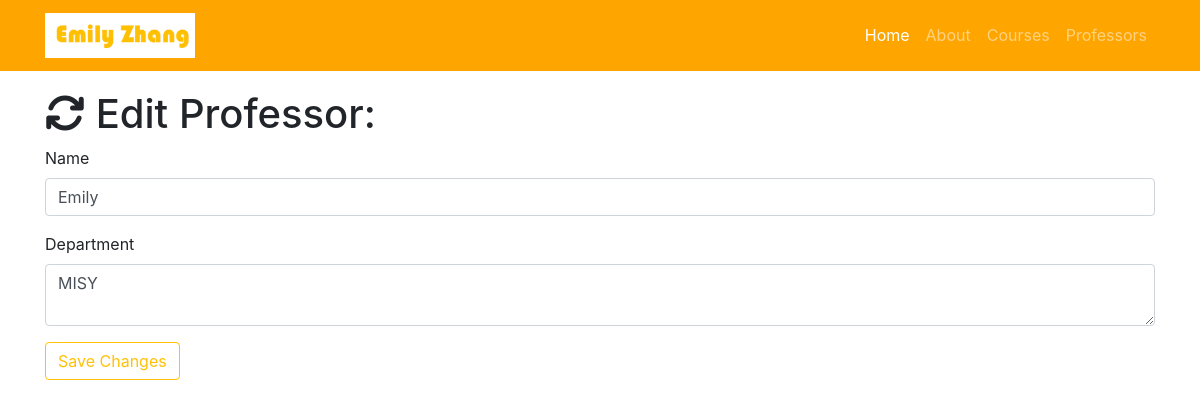
The app's page /professor/edit/3, older data.
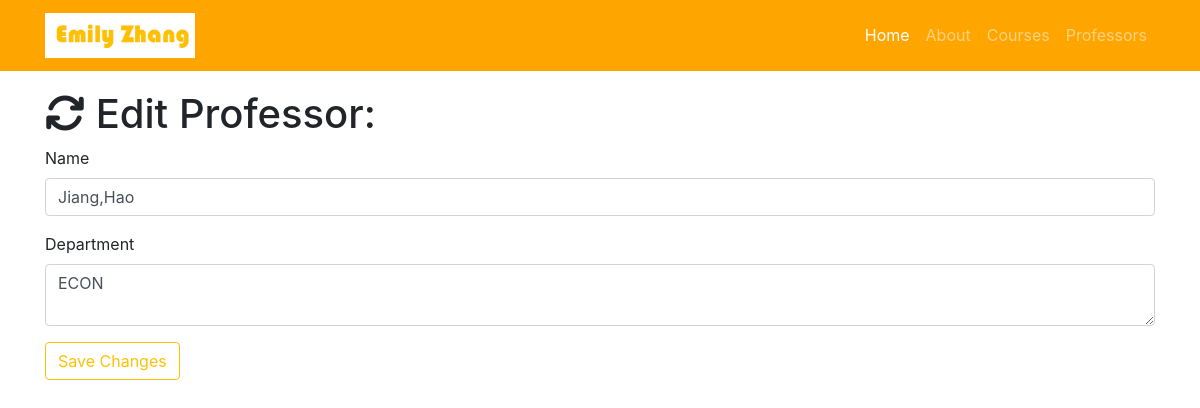
The same page, newer data.
### resume.py (models this page shows)
class Professor(db.Model):
    __tablename__ = 'professors'
    id = db.Column(db.Integer, primary_key=True)
    name = db.Column(db.String(64))
    department = db.Column(db.String(64))
    courses = db.relationship('Course', backref='professor')

### resume.py (the view)
@app.route('/professor/edit/<int:id>', methods=['GET', 'POST'])
def edit_professor(id):
    professor= Professor.query.filter_by(id=id).first()
    if request.method == 'GET':
        return render_template('professor-edit.html', professor=professor)
    if request.method == 'POST':
        professor.name = request.form['name']
        professor.department = request.form['department']
        db.session.commit()
        return redirect(url_for('professors'))

### templates/professor-edit.html (shortened to what this page needs)
{% extends "resume-base.html"%}
{% block page_content%}
  <div class="container">
    <h1><i class="fa fa-refresh" aria-hidden="true"></i> Edit Professor:</h1>
    <form action="/professor/edit/{{professor.id}}" method="post">
      <div class="form-group">
        <label>Name</label>
        <input class="form-control" type="text" name="name" value="{{professor.name}}" required="true">
      </div>
      <div class="form-group">
        <label>Department</label>
        <textarea class="form-control" name="department" required="true">{{professor.department}}</textarea>
      </div>
      <button type="submit" class="btn btn-outline-warning">Save Changes</button>
    </form>
  </div>
{% endblock%}

Row changes from the older to the newer data that the page shows:
changed Professor: name "Emily" → "Jiang,Hao"; department "MISY" → "ECON"
